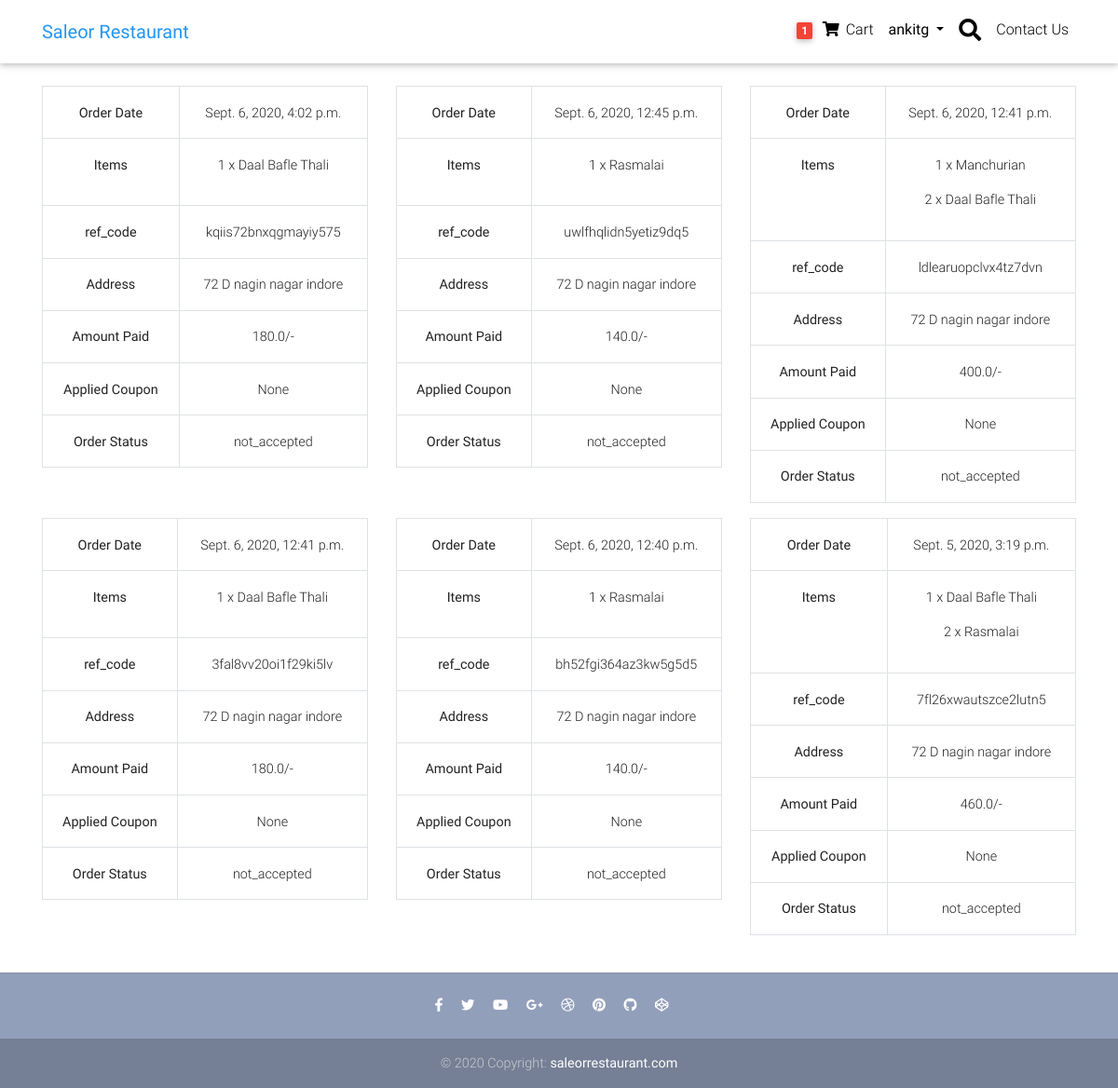
Before: /my-orders (signed in) with the older database file.
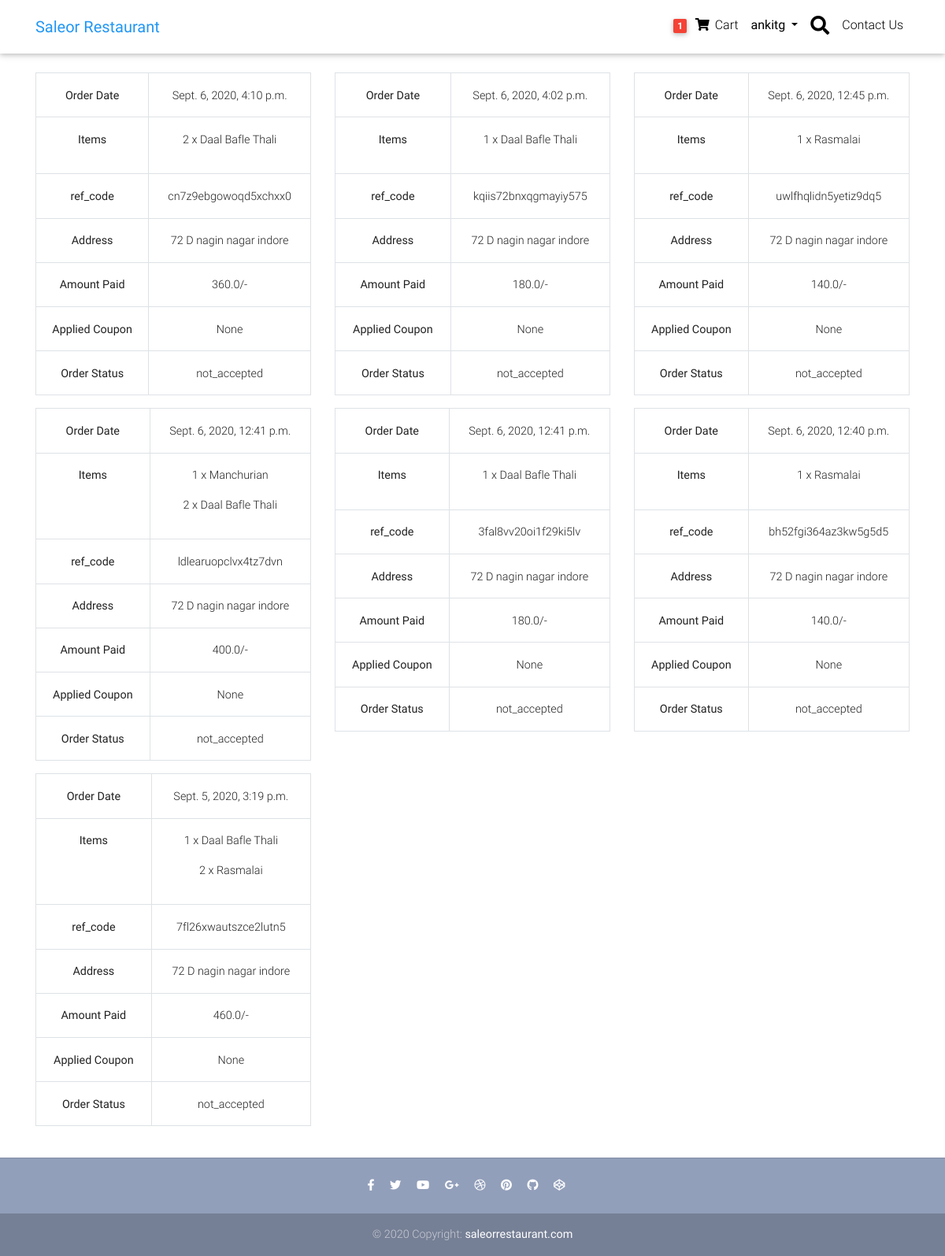
After: the same page with the newer database file.
### restaurant/models.py (models this page shows, shortened)
class Order(models.Model):
    user = models.ForeignKey(settings.AUTH_USER_MODEL, on_delete=models.CASCADE)
    ref_code = models.CharField(max_length=20, blank=True, null=True)
    items = models.ManyToManyField(OrderItem)
    order_date = models.DateTimeField()
    ordered = models.BooleanField(default=False)
    billing_address = models.ForeignKey('BillingAddress', on_delete=models.SET_NULL, blank=True, null=True)
    payment = models.ForeignKey('Payment', on_delete=models.SET_NULL, blank=True, null=True)
    paytm_payment_id = models.CharField(max_length=100, null=True, blank=True)
    coupon = models.ForeignKey('Coupon', on_delete=models.SET_NULL, blank=True, null=True)
    status = models.CharField(max_length=50, choices=order_status, default='not_accepted')
    refund_requested = models.BooleanField(default=False)
    refund_granted = models.BooleanField(default=False)
    refund_completed = models.BooleanField(default=False)

class OrderItem(models.Model):
    user = models.ForeignKey(settings.AUTH_USER_MODEL, on_delete=models.CASCADE)
    item = models.ForeignKey(Item, on_delete=models.CASCADE)
    cartitem = models.IntegerField(default=1)
    ordered = models.BooleanField(default=False)
    def __str__(self):
        return f"{self.item.title}"

class Item(models.Model):
    title = models.CharField(max_length=100)
    price = models.FloatField()
    discount_price = models.FloatField(blank=True, null=True)
    veg_or_nonveg = models.CharField(choices=dish_type, max_length=20)
    quantity = models.CharField(choices=quantity, max_length=20)
    image_url = models.URLField()
    slug = models.SlugField()

class BillingAddress(models.Model):
    user = models.ForeignKey(settings.AUTH_USER_MODEL, on_delete=models.CASCADE)
    street_address = models.CharField(max_length=100)
    apartment_address = models.CharField(max_length=100)
    contact_no = models.BigIntegerField(blank=True, null=True)
    country = CountryField(multiple=False)
    zipcode = models.CharField(max_length=10)
    def __str__(self):
        return self.street_address
    class Meta:
        verbose_name_plural = 'Addresses'

class Payment(models.Model):
    charge_id = models.CharField(max_length=100)
    user = models.ForeignKey(settings.AUTH_USER_MODEL, on_delete=models.CASCADE)
    amount = models.FloatField()
    payment_mode = models.CharField(max_length=50, blank=True, null=True)
    transaction_id = models.CharField(max_length=100, blank=True, null=True)
    payment_status = models.BooleanField(default=False)
    transaction_date = models.DateTimeField(blank=True, null=True)
    bank_txn_id = models.CharField(max_length=50, blank=True, null=True)

### restaurant/views.py (the view)
# urls.py: path('my-orders', views.MyOrdersView.as_view(), name="myOrders"),
class MyOrdersView(LoginRequiredMixin, View):
    def get(self, *args, **kwargs):
        orderitem = Order.objects.filter(
            user=self.request.user, ordered=True)[::-1]
        context = {
            'orderitem': orderitem
        }
        return render(self.request, 'restaurant/my_orders.html', context)

### restaurant/templatetags/cart_template_tags.py (called while the page is built)
@register.filter
def cart_item_count(user):
    if user.is_authenticated:
        queryset = Order.objects.filter(user=user, ordered=False)
        if queryset.exists():
            return queryset[0].items.count()
    return 0

### templates/restaurant/my_orders.html
{% extends "base.html" %}
{% load crispy_forms_tags %}
{% block body %}
<main>
  <div class="container mt-4">
    <section class="mb-4 mt-2">
      <div class="row fadeIn wow">
          {% for item in orderitem %}
          <div class="col-sm-12 col-lg-4">
          <table class="table table-bordered text-dark text-center">
            <tr>
              <th>Order Date</th>
              <td>{{item.order_date}}</td>
            </tr>
            <tr>
              <th>Items</th>
              <td>{% for i in item.items.all %}
                <p> {{i.cartitem}} x {{i}}</p>
                {% endfor %}</td>
            </tr>
            <tr>
              <th>ref_code</th>
              <td>{{item.ref_code}}</td>
            </tr>
            <tr>
              <th>Address</th>
              <td>{{item.billing_address}}</td>
            </tr>
            <tr>
              <th>Amount Paid</th>
              <td>{{item.payment.amount}}/-</td>
            </tr>
            <tr>
              <th>Applied Coupon</th>
              <td>{{item.coupon}}</td>
            </tr>
            <tr>
              <th>Order Status</th>
              <td>{{item.status}}</td>
            </tr>
          </table>
        </div>
          {% endfor %}
      </div>
    </section>
  </div>
</main>
{% endblock %}

Changed rows visible on the page:
now on this page (row edited): Order: order_date "Sept. 6, 2020, 4:10 p.m.", ref_code "cn7z9ebgowoqd5xchxx0", billing_address "72 D nagin nagar indore", payment.amount "360.0", coupon "None", status "not_accepted"
now on this page (row edited): OrderItem: cartitem "2", item.title "Daal Bafle Thali", shown under "Sept. 6, 2020, 4:10 p.m."
